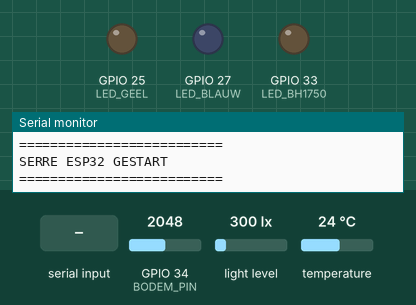
Simulated run of this sketch. Board: ESP32. Shown: output pins drawn as LEDs (lit = HIGH), the last lines printed to the serial monitor. Inputs (shaded band) come from the test bench; at power-on: GPIO 34 (BODEM_PIN) = 2048, light level 300 lx, temperature 24 °C.

Above: at 1.2 s.
1.3 s: "CMD;LIGHT;1\n" received over the second serial link
At 2.0 s:
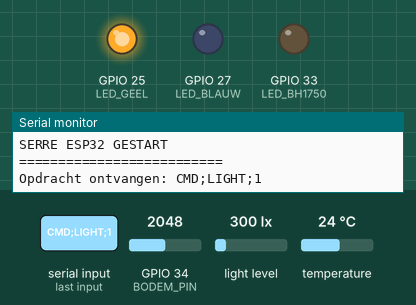
4.5 s: "CMD;WATER;1\n" received over the second serial link
At 5.6 s:
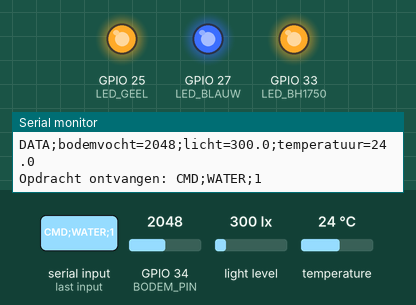
6.0 s: "CMD;LIGHT;0\n" received over the second serial link
At 6.9 s:
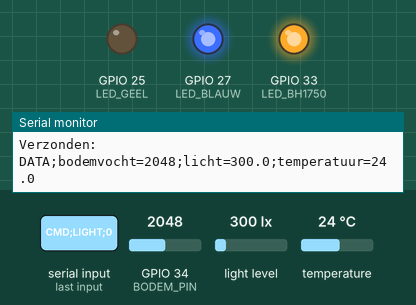
7.5 s: "CMD;WATER;0\n" received over the second serial link
At 7.9 s:
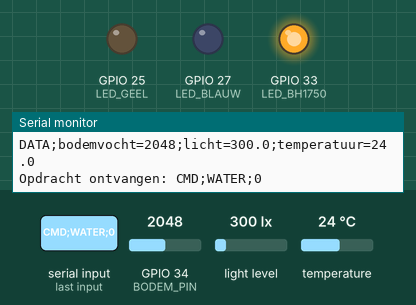
Timing chart, 0 to 10.0 s (numbered marks = the images above; inputs shaded):
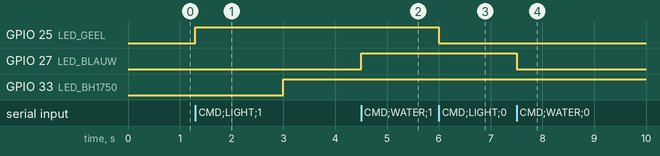

The sketch:

loraserre.ino
```cpp
#include <Wire.h>
#include <BH1750.h>
#include <OneWire.h>
#include <DallasTemperature.h>

// ================================
// PINNEN
// ================================

// LoRa
#define LORA_RX 16
#define LORA_TX 17

// Sensoren
#define BODEM_PIN 34
#define TEMP_PIN 32

// Toekomstige actuatoren
#define SERVO_PIN 26
#define LED_GEEL 25
#define LED_BLAUW 27
#define LED_BH1750 33

// ================================
// OBJECTEN
// ================================

HardwareSerial LoRa(2);

BH1750 lichtSensor;

OneWire oneWire(TEMP_PIN);
DallasTemperature temperatuurSensor(&oneWire);

// ================================
// VARIABELEN
// ================================

int bodemvocht = 0;
float licht = 0;
float temperatuur = 0;

unsigned long vorigeVerzending = 0;
const unsigned long verzendInterval = 3000;

String ontvangenBericht = "";

// ================================
// SETUP
// ================================

void setup() {

  Serial.begin(115200);

  // LoRa
  LoRa.begin(9600, SERIAL_8N1, LORA_RX, LORA_TX);

  // Actuatoren
  pinMode(LED_GEEL, OUTPUT);
  pinMode(LED_BLAUW, OUTPUT);
  pinMode(LED_BH1750, OUTPUT);

  digitalWrite(LED_BH1750, LOW);
  digitalWrite(LED_GEEL, LOW);
  digitalWrite(LED_BLAUW, LOW);

  // I2C
  Wire.begin(21, 22);

  // BH1750
  if (lichtSensor.begin()) {
    Serial.println("BH1750 gevonden");
  } else {
    Serial.println("FOUT: BH1750 niet gevonden");
  }

  // DS18B20
  temperatuurSensor.begin();

  Serial.print("Aantal temperatuursensoren: ");
  Serial.println(temperatuurSensor.getDeviceCount());

  Serial.println("==========================");
  Serial.println("SERRE ESP32 GESTART");
  Serial.println("==========================");
}

// ================================
// SENSORWAARDEN METEN
// ================================

void meetSensoren() {

  bodemvocht = analogRead(BODEM_PIN);

  licht = lichtSensor.readLightLevel();
    if (licht >= 0.0) {
    digitalWrite(LED_BH1750, HIGH);
  }
  else {
    digitalWrite(LED_BH1750, LOW);
  }

  temperatuurSensor.requestTemperatures();

  temperatuur = temperatuurSensor.getTempCByIndex(0);

}

// ================================
// DATA VERZENDEN
// ================================

void verstuurData() {

  meetSensoren();

  String bericht = "DATA;";
  bericht += "bodemvocht=" + String(bodemvocht) + ";";
  bericht += "licht=" + String(licht, 1) + ";";
  bericht += "temperatuur=" + String(temperatuur, 1);

  LoRa.println(bericht);

  Serial.println("Verzonden:");
  Serial.println(bericht);
}

// ================================
// OPDRACHTEN ONTVANGEN
// ================================

void verwerkOpdracht(String bericht) {

  bericht.trim();

  Serial.print("Opdracht ontvangen: ");
  Serial.println(bericht);

  if (bericht == "CMD;LIGHT;1") {
    digitalWrite(LED_GEEL, HIGH);
  }

  else if (bericht == "CMD;LIGHT;0") {
    digitalWrite(LED_GEEL, LOW);
  }

  else if (bericht == "CMD;WATER;1") {
    digitalWrite(LED_BLAUW, HIGH);
  }

  else if (bericht == "CMD;WATER;0") {
    digitalWrite(LED_BLAUW, LOW);
  }

  else if (bericht == "CMD;ROOF;OPEN") {
    Serial.println("Dakluik openen gevraagd.");
    // Servo wordt later toegevoegd.
  }
}

// ================================
// LOOP
// ================================

void loop() {

  // LoRa-berichten ontvangen
  while (LoRa.available()) {

    char c = LoRa.read();

    if (c == '\n') {
      verwerkOpdracht(ontvangenBericht);
      ontvangenBericht = "";
    }

    else if (c != '\r') {
      ontvangenBericht += c;
    }
  }

  // Om de 3 seconden data verzenden
  if (millis() - vorigeVerzending >= verzendInterval) {

    vorigeVerzending = millis();

    verstuurData();
  }
}
```

Measured:
- after the input at 1.3 s, GPIO 25 (LED_GEEL): LOW → HIGH at once
- after the input at 4.5 s, GPIO 27 (LED_BLAUW): LOW → HIGH at once
- after the input at 6.0 s, GPIO 25 (LED_GEEL): HIGH → LOW at once
- after the input at 7.5 s, GPIO 27 (LED_BLAUW): HIGH → LOW at once
